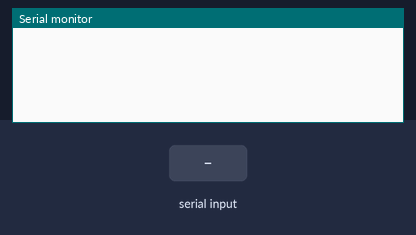
Bench run of a sketch on a simulated SparkFun Pro Micro, built with avr-gcc and run on an emulated ATmega32U4. On the bench: the last lines printed to the serial monitor. The test bench sets the inputs (shaded band).

Above: at 1.2 s.
1.3 s: "90,45\n" received over the second serial link
At 2.1 s:
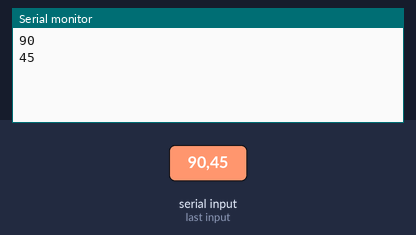
2.8 s: "30,150\n" received over the second serial link
At 4.4 s:
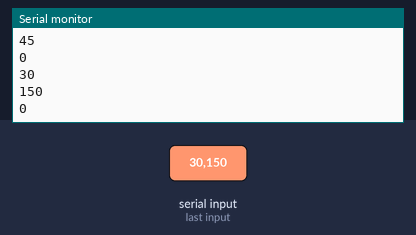
Timing chart, 0 to 5.9 s (numbered marks = the images above; inputs shaded):
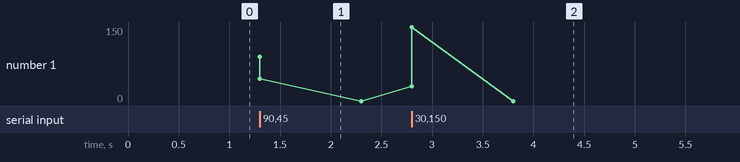

The sketch:

ProMicro.ino
```cpp
// Pro Micro

#include <SoftwareSerial.h>

#define TX_PIN 3
#define RX_PIN 2

int PRES = A3;
int protocol = 0;

int pre = 0;   // 감압 값
SoftwareSerial rss485(RX_PIN, TX_PIN);


void setup() {
  rss485.begin(115200);
  Serial.begin(115200);
  pinMode(PRES, INPUT);
}

void loop() {
  if (rss485.available()) {
    protocol = rss485.parseInt();
    if(protocol==2){
      delay(80);
      protocol=2;
    }
    Serial.println(protocol);
  }

  if (protocol == 1) {
    pre = analogRead(PRES);
    rss485.print(pre);
    protocol = 0;
  }
}
```

Measured:
- after the input at 1.3 s, the serial monitor: prints a new line at once (image 1)
- after the input at 2.8 s, the serial monitor: prints a new line at once (image 2)
